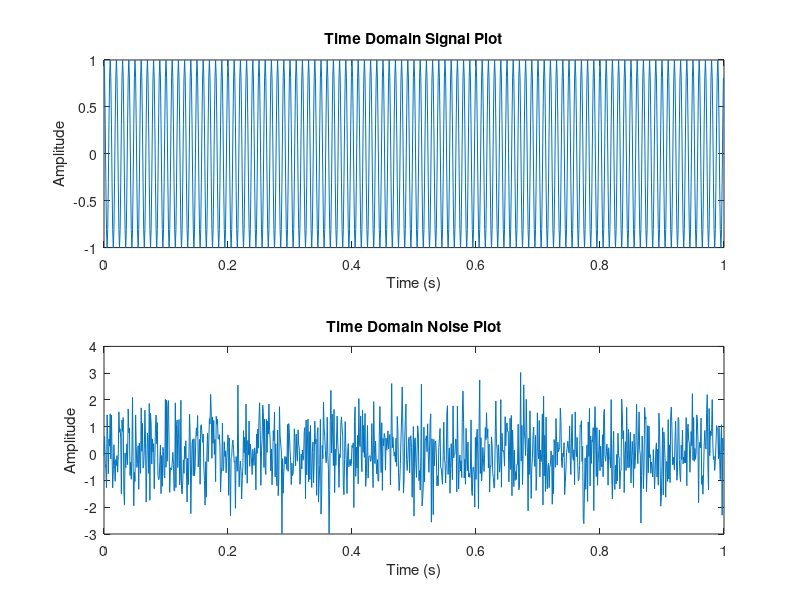
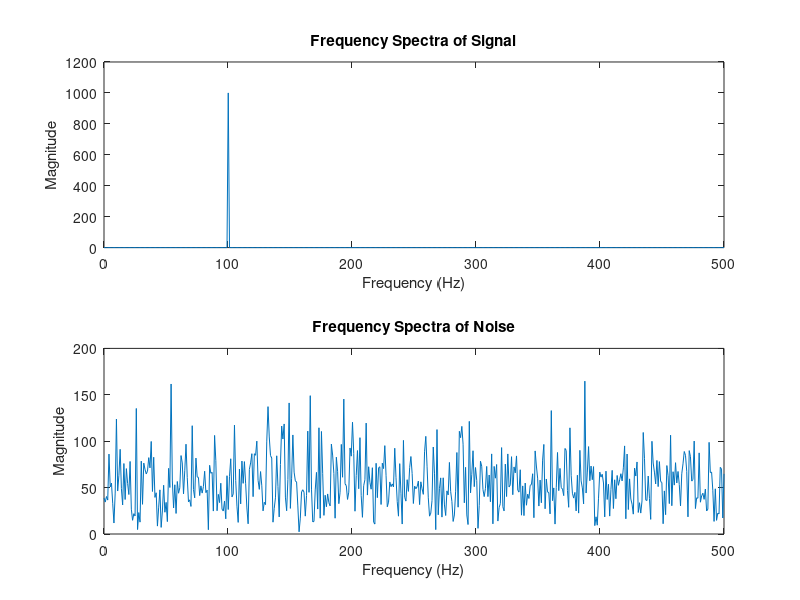
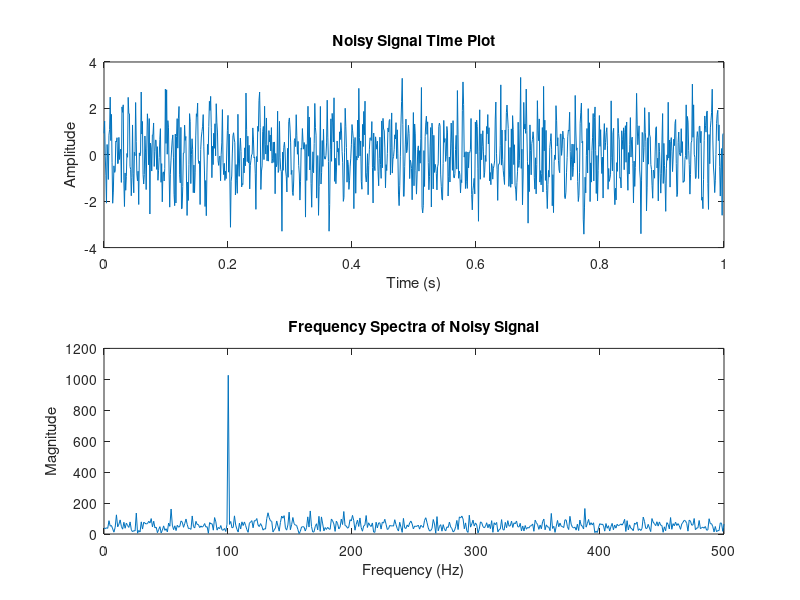

These charts were generated, in order, by the following MATLAB code:
%Clear plots

clf;

%Sampling frequency

fs = 1000;

%Frequency of Signal

f = 100;

%Time vector

t = (0:1/fs:1 -1/fs);

%Signal 

y = cos(2*pi*f*t);

%Noise signal 

noise = randn(1,fs);

figure(1)

subplot(2,1,1)

plot(t,y)
xlabel 'Time (s)'
ylabel 'Amplitude'

title 'Time Domain Signal Plot'

subplot(2,1,2)

plot(t,noise)
xlabel 'Time (s)'
ylabel 'Amplitude'

title 'Time Domain Noise Plot'

noise_f = abs(fft(noise));

noise_f = 2.*(noise_f(1:fs/2));

y_f = abs(fft(y));

y_f = 2.*(y_f(1:fs/2));

freq = linspace(0,fs/2,fs/2);

figure(2)

subplot(2,1,1)

plot(freq,y_f)
xlabel 'Frequency (Hz)'
ylabel 'Magnitude'
title 'Frequency Spectra of Signal'

subplot(2,1,2)



plot(freq,noise_f)
xlabel 'Frequency (Hz)'
ylabel 'Magnitude'
title 'Frequency Spectra of Noise'


figure(3)

awgn_signal = y + noise;

subplot(2,1,1)

plot(t,awgn_signal);

xlabel 'Time (s)'
ylabel 'Amplitude'

title 'Noisy Signal Time Plot'

subplot(2,1,2)

awgn_f = abs(fft(awgn_signal));

awgn_f = 2.*(awgn_f(1:fs/2));

plot(freq,awgn_f)

xlabel 'Frequency (Hz)'
ylabel 'Magnitude'

title 'Frequency Spectra of Noisy Signal'

figure(4)
